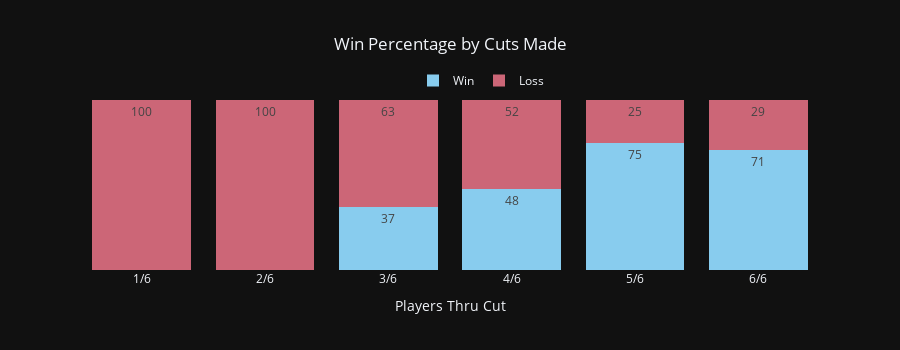

The cell this chart's notebook holds for it:
### Code cell
### CUTS MADE DISTRIBUTION  ###

newnames={'0':'Loss','1':'Win'}

['#B6E880', '#FF97FF']

cuts_made_hist = px.histogram(df.sort_values('cuts_made',ascending=False),
                    x='cuts_made',
                    text_auto='.2s',
                    title='Win Percentage by Cuts Made',
                    template='plotly_dark',
                    labels={'cuts_made':'Players Thru Cut','count':''},
                    histfunc='count',
                    barnorm='percent',
                    barmode='stack',
                    color='win_loss',
#                     color_discrete_sequence=['red', 'green'],
                    color_discrete_sequence=px.colors.qualitative.Safe,
                    height=350
                             ).update_layout(title_x=.23,legend=dict(title="",x=.45,y=1.2,orientation='h'))

cuts_made_hist.update_layout(title_x=.5, bargap=0.2)
cuts_made_hist.for_each_trace(lambda t: t.update(name = newnames[t.name],legendgroup = newnames[t.name],hovertemplate = t.hovertemplate.replace(t.name, newnames[t.name])))

cuts_made_hist.update_xaxes(tickvals = [1,2,3,4,5,6],
                            ticktext = ['1/6','2/6','3/6','4/6','5/6','6/6'])

cuts_made_hist.update_yaxes(showticklabels=False, showgrid=False,visible= False)

### Figure 1 — Plotly figure (JSON) as saved in the notebook; plotly's stock layout.template omitted (floating-point values rounded to 4 significant figures)
{"data": [{"alignmentgroup": "True", "bingroup": "x", "histfunc": "count", "hovertemplate": "win_loss=Win<br>Players Thru Cut=%{x}<br>count (normalized as percent)=%{y}<extra></extra>", "legendgroup": "Win", "marker": {"color": "rgb(136, 204, 238)", "pattern": {"shape": ""}}, "name": "Win", "offsetgroup": "1", "orientation": "v", "showlegend": true, "texttemplate": "%{value:.2s}", "type": "histogram", "x": [6, 6, 6, 6, 6, 6, 6, 6, 6, 6, 6, 6, 6, 6, 6, 6, 6, 5, 5, 5, 5, 5, 5, 5, 5, 5, 4, 4, 4, 4, 4, 4, 4, 4, 4, 4, 4, 3, 3, 3, 3, 3, 3, 3], "xaxis": "x", "yaxis": "y"}, {"alignmentgroup": "True", "bingroup": "x", "histfunc": "count", "hovertemplate": "win_loss=Loss<br>Players Thru Cut=%{x}<br>count (normalized as percent)=%{y}<extra></extra>", "legendgroup": "Loss", "marker": {"color": "rgb(204, 102, 119)", "pattern": {"shape": ""}}, "name": "Loss", "offsetgroup": "0", "orientation": "v", "showlegend": true, "texttemplate": "%{value:.2s}", "type": "histogram", "x": [6, 6, 6, 6, 6, 6, 6, 5, 5, 5, 4, 4, 4, 4, 4, 4, 4, 4, 4, 4, 4, 4, 3, 3, 3, 3, 3, 3, 3, 3, 3, 3, 3, 3, 2, 2, 2, 2, 2, 2, 2, 1, 1, 1], "xaxis": "x", "yaxis": "y"}], "layout": {"bargap": 0.2, "barmode": "stack", "barnorm": "percent", "height": 350, "legend": {"orientation": "h", "title": {"text": ""}, "tracegroupgap": 0, "x": 0.45, "y": 1.2}, "title": {"text": "Win Percentage by Cuts Made", "x": 0.5}, "xaxis": {"anchor": "y", "domain": [0, 1], "ticktext": ["1/6", "2/6", "3/6", "4/6", "5/6", "6/6"], "tickvals": [1, 2, 3, 4, 5, 6], "title": {"text": "Players Thru Cut"}}, "yaxis": {"anchor": "x", "domain": [0, 1], "showgrid": false, "showticklabels": false, "title": {"text": "count (normalized as percent)"}, "visible": false}}}
